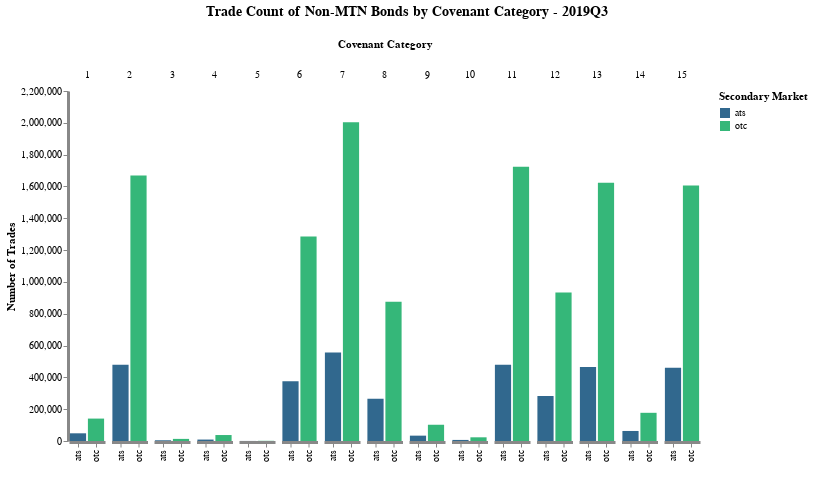

The code cell stored with this chart in its notebook:
### Code cell
pl[7]

### Figure 1 — Vega-Lite specification as saved in the notebook (floating-point values rounded to 4 significant figures)
{"config": {"axis": {"domainWidth": 3}, "opacity": {"value": 0.7}, "view": {"stroke": "transparent"}}, "data": {"values": [{"cov_cat": 1, "cvt": "any", "perc_sbm_total": 6.796, "perc_total": 5.32, "period": "2019Q3", "rt": "any", "sbm": "otc", "value": 140896, "variable": "cg1_trd_count"}, {"cov_cat": 1, "cvt": "any", "perc_sbm_total": 8.415, "perc_total": 1.827, "period": "2019Q3", "rt": "any", "sbm": "ats", "value": 48375, "variable": "cg1_trd_count"}, {"cov_cat": 2, "cvt": "any", "perc_sbm_total": 80.48, "perc_total": 63.01, "period": "2019Q3", "rt": "any", "sbm": "otc", "value": 1668641, "variable": "cg2_trd_count"}, {"cov_cat": 2, "cvt": "any", "perc_sbm_total": 83.26, "perc_total": 18.08, "period": "2019Q3", "rt": "any", "sbm": "ats", "value": 478671, "variable": "cg2_trd_count"}, {"cov_cat": 3, "cvt": "any", "perc_sbm_total": 0.6393, "perc_total": 0.5005, "period": "2019Q3", "rt": "any", "sbm": "otc", "value": 13254, "variable": "cg3_trd_count"}, {"cov_cat": 3, "cvt": "any", "perc_sbm_total": 0.7796, "perc_total": 0.1692, "period": "2019Q3", "rt": "any", "sbm": "ats", "value": 4482, "variable": "cg3_trd_count"}, {"cov_cat": 4, "cvt": "any", "perc_sbm_total": 1.808, "perc_total": 1.416, "period": "2019Q3", "rt": "any", "sbm": "otc", "value": 37492, "variable": "cg4_trd_count"}, {"cov_cat": 4, "cvt": "any", "perc_sbm_total": 1.571, "perc_total": 0.3411, "period": "2019Q3", "rt": "any", "sbm": "ats", "value": 9034, "variable": "cg4_trd_count"}, {"cov_cat": 5, "cvt": "any", "perc_sbm_total": 0.05686, "perc_total": 0.04452, "period": "2019Q3", "rt": "any", "sbm": "otc", "value": 1179, "variable": "cg5_trd_count"}, {"cov_cat": 5, "cvt": "any", "perc_sbm_total": 0.05601, "perc_total": 0.01216, "period": "2019Q3", "rt": "any", "sbm": "ats", "value": 322, "variable": "cg5_trd_count"}, {"cov_cat": 6, "cvt": "any", "perc_sbm_total": 62.03, "perc_total": 48.56, "period": "2019Q3", "rt": "any", "sbm": "otc", "value": 1286072, "variable": "cg6_trd_count"}, {"cov_cat": 6, "cvt": "any", "perc_sbm_total": 65.19, "perc_total": 14.15, "period": "2019Q3", "rt": "any", "sbm": "ats", "value": 374790, "variable": "cg6_trd_count"}, {"cov_cat": 7, "cvt": "any", "perc_sbm_total": 96.61, "perc_total": 75.63, "period": "2019Q3", "rt": "any", "sbm": "otc", "value": 2002983, "variable": "cg7_trd_count"}, {"cov_cat": 7, "cvt": "any", "perc_sbm_total": 96.8, "perc_total": 21.01, "period": "2019Q3", "rt": "any", "sbm": "ats", "value": 556502, "variable": "cg7_trd_count"}, {"cov_cat": 8, "cvt": "any", "perc_sbm_total": 42.19, "perc_total": 33.03, "period": "2019Q3", "rt": "any", "sbm": "otc", "value": 874675, "variable": "cg8_trd_count"}, {"cov_cat": 8, "cvt": "any", "perc_sbm_total": 46.2, "perc_total": 10.03, "period": "2019Q3", "rt": "any", "sbm": "ats", "value": 265594, "variable": "cg8_trd_count"}, {"cov_cat": 9, "cvt": "any", "perc_sbm_total": 4.926, "perc_total": 3.856, "period": "2019Q3", "rt": "any", "sbm": "otc", "value": 102129, "variable": "cg9_trd_count"}, {"cov_cat": 9, "cvt": "any", "perc_sbm_total": 5.85, "perc_total": 1.27, "period": "2019Q3", "rt": "any", "sbm": "ats", "value": 33631, "variable": "cg9_trd_count"}, {"cov_cat": 10, "cvt": "any", "perc_sbm_total": 1.118, "perc_total": 0.8756, "period": "2019Q3", "rt": "any", "sbm": "otc", "value": 23189, "variable": "cg10_trd_count"}, {"cov_cat": 10, "cvt": "any", "perc_sbm_total": 1.172, "perc_total": 0.2544, "period": "2019Q3", "rt": "any", "sbm": "ats", "value": 6738, "variable": "cg10_trd_count"}, {"cov_cat": 11, "cvt": "any", "perc_sbm_total": 83.14, "perc_total": 65.09, "period": "2019Q3", "rt": "any", "sbm": "otc", "value": 1723794, "variable": "cg11_trd_count"}, {"cov_cat": 11, "cvt": "any", "perc_sbm_total": 83.31, "perc_total": 18.09, "period": "2019Q3", "rt": "any", "sbm": "ats", "value": 478969, "variable": "cg11_trd_count"}, {"cov_cat": 12, "cvt": "any", "perc_sbm_total": 45.02, "perc_total": 35.25, "period": "2019Q3", "rt": "any", "sbm": "otc", "value": 933408, "variable": "cg12_trd_count"}, {"cov_cat": 12, "cvt": "any", "perc_sbm_total": 49.17, "perc_total": 10.67, "period": "2019Q3", "rt": "any", "sbm": "ats", "value": 282693, "variable": "cg12_trd_count"}, {"cov_cat": 13, "cvt": "any", "perc_sbm_total": 78.32, "perc_total": 61.32, "period": "2019Q3", "rt": "any", "sbm": "otc", "value": 1623831, "variable": "cg13_trd_count"}, {"cov_cat": 13, "cvt": "any", "perc_sbm_total": 80.85, "perc_total": 17.55, "period": "2019Q3", "rt": "any", "sbm": "ats", "value": 464812, "variable": "cg13_trd_count"}, {"cov_cat": 14, "cvt": "any", "perc_sbm_total": 8.548, "perc_total": 6.692, "period": "2019Q3", "rt": "any", "sbm": "otc", "value": 177219, "variable": "cg14_trd_count"}, {"cov_cat": 14, "cvt": "any", "perc_sbm_total": 10.97, "perc_total": 2.381, "period": "2019Q3", "rt": "any", "sbm": "ats", "value": 63058, "variable": "cg14_trd_count"}, {"cov_cat": 15, "cvt": "any", "perc_sbm_total": 77.5, "perc_total": 60.67, "period": "2019Q3", "rt": "any", "sbm": "otc", "value": 1606738, "variable": "cg15_trd_count"}, {"cov_cat": 15, "cvt": "any", "perc_sbm_total": 79.96, "perc_total": 17.36, "period": "2019Q3", "rt": "any", "sbm": "ats", "value": 459691, "variable": "cg15_trd_count"}]}, "encoding": {"color": {"field": "sbm", "legend": {"title": "Secondary Market"}, "scale": {"scheme": "viridis"}, "type": "nominal"}, "column": {"field": "cov_cat", "sort": "ascending", "title": "Covenant Category", "type": "ordinal"}, "x": {"axis": {"title": " "}, "field": "sbm", "type": "nominal"}, "y": {"axis": {"grid": false, "stack": null, "title": "Number of Trades"}, "field": "value", "type": "quantitative"}}, "height": 350, "mark": "bar", "spacing": 4.5, "title": {"align": "center", "anchor": "middle", "fontSize": 14, "offset": 20, "text": ["Trade Count of Non-MTN Bonds by Covenant Category - 2019Q3"]}, "width": {"step": 18}}
